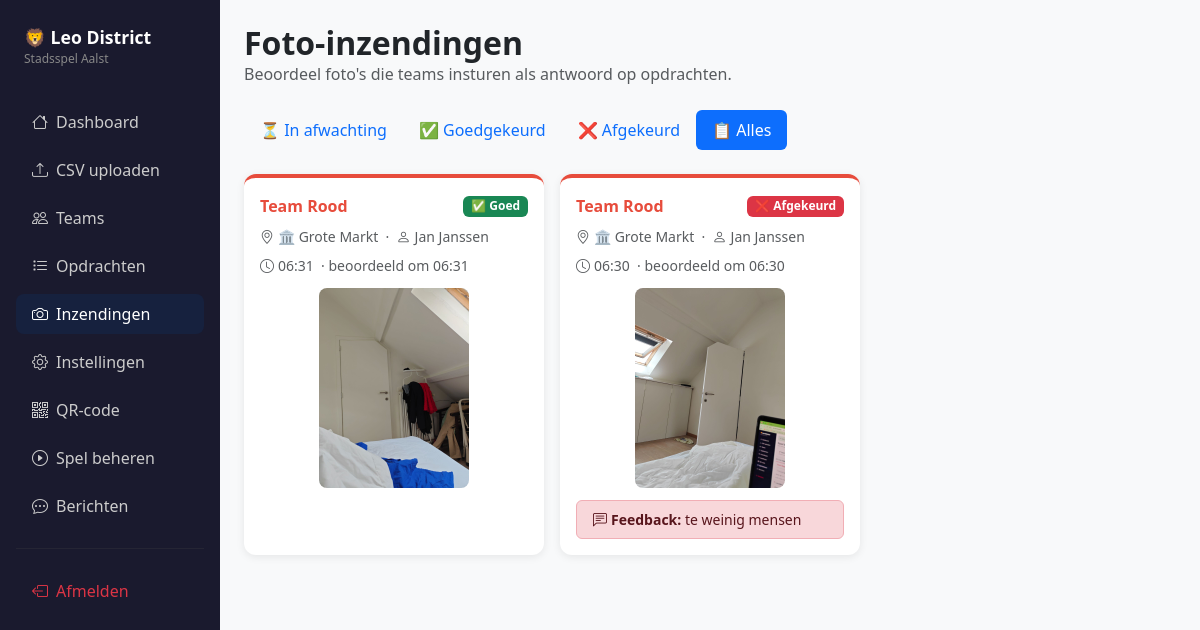
/admin/inzendingen?status=all (signed in), run on an earlier commit of the app's database.
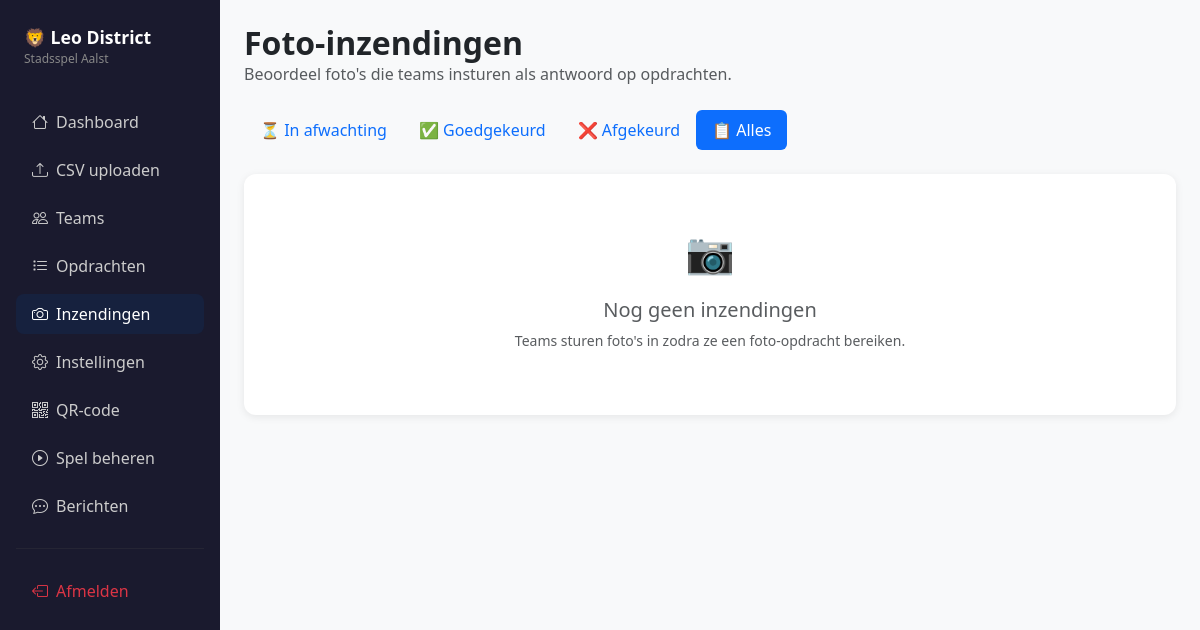
And on a later commit of the database.
### app.py (models this page shows, shortened)
class Team(db.Model):
    id = db.Column(db.Integer, primary_key=True)
    name = db.Column(db.String(50), nullable=False)
    color = db.Column(db.String(20), nullable=False)
    bg_color = db.Column(db.String(20), nullable=False)
    label = db.Column(db.String(20), nullable=False)
    current_step = db.Column(db.Integer, default=0)
    route_json = db.Column(db.String(200), nullable=False, default="[]")
    finished = db.Column(db.Boolean, default=False)
    finished_at = db.Column(db.DateTime, nullable=True)
    members = db.relationship("Participant", backref="team", lazy=True)
    messages = db.relationship("Message", backref="team", lazy=True,
                               order_by="Message.sent_at")
    photo_submissions = db.relationship("PhotoSubmission", backref="team", lazy=True)

class PhotoSubmission(db.Model):
    id = db.Column(db.Integer, primary_key=True)
    team_id = db.Column(db.Integer, db.ForeignKey("team.id"), nullable=False)
    location_id = db.Column(db.Integer, db.ForeignKey("location.id"), nullable=False)
    participant_name = db.Column(db.String(100), nullable=False)
    photo_filename = db.Column(db.String(200), nullable=False)
    caption = db.Column(db.Text, nullable=True)
    submitted_at = db.Column(db.DateTime, default=datetime.utcnow)
    status = db.Column(db.String(20), default="pending")  # pending | approved | rejected
    feedback = db.Column(db.Text, nullable=True)
    reviewed_at = db.Column(db.DateTime, nullable=True)

class Location(db.Model):
    id = db.Column(db.Integer, primary_key=True)
    order_index = db.Column(db.Integer, nullable=False, default=0)
    name = db.Column(db.String(100), nullable=False)
    emoji = db.Column(db.String(10), nullable=False, default="📍")
    clue = db.Column(db.Text, nullable=False, default="")
    challenge = db.Column(db.Text, nullable=False, default="")
    arrival_hint = db.Column(db.String(500), nullable=True)
    answer_type = db.Column(db.String(10), nullable=False, default="code")  # 'code' or 'photo'
    secret_code = db.Column(db.String(50), nullable=True)
    challenge_image = db.Column(db.String(200), nullable=True)  # optional image shown with the challenge
    submissions = db.relationship("PhotoSubmission", backref="location", lazy=True)

### app.py (the view)
@app.route("/admin/inzendingen")
@admin_required
def admin_inzendingen():
    filter_status = request.args.get("status", "pending")
    query = PhotoSubmission.query
    if filter_status != "all":
        query = query.filter_by(status=filter_status)
    submissions = query.order_by(PhotoSubmission.submitted_at.desc()).all()
    teams = {t.id: t for t in Team.query.all()}
    locations = {loc.id: loc for loc in Location.query.all()}
    return render_template(
        "admin/inzendingen.html",
        submissions=submissions,
        teams=teams,
        locations=locations,
        filter_status=filter_status,
        pending_count=pending_submissions_count(),
    )

### app.py (called while the page is built)
def admin_required(f):
    from functools import wraps
    @wraps(f)
    def decorated(*args, **kwargs):
        if not session.get("admin_logged_in"):
            return redirect(url_for("admin_login"))
        return f(*args, **kwargs)
    return decorated

def pending_submissions_count():
    return PhotoSubmission.query.filter_by(status="pending").count()

### templates/admin/inzendingen.html (shortened to what this page needs)
{% extends "base_admin.html" %}
{% block content %}
<div class="d-flex align-items-center mb-4">
  <div>
    <h2 class="fw-bold mb-0">Foto-inzendingen</h2>
    <p class="text-muted mb-0">Beoordeel foto's die teams insturen als antwoord op opdrachten.</p>
  </div>
</div>
<ul class="nav nav-pills mb-4">
  <li class="nav-item">
    <a class="nav-link {% if filter_status == 'pending' %}active{% endif %}"
       href="{{ url_for('admin_inzendingen', status='pending') }}">
      ⏳ In afwachting
    </a>
  </li>
  <li class="nav-item">
    <a class="nav-link {% if filter_status == 'approved' %}active{% endif %}"
       href="{{ url_for('admin_inzendingen', status='approved') }}">
      ✅ Goedgekeurd
    </a>
  </li>
  <li class="nav-item">
    <a class="nav-link {% if filter_status == 'rejected' %}active{% endif %}"
       href="{{ url_for('admin_inzendingen', status='rejected') }}">
      ❌ Afgekeurd
    </a>
  </li>
  <li class="nav-item">
    <a class="nav-link {% if filter_status == 'all' %}active{% endif %}"
       href="{{ url_for('admin_inzendingen', status='all') }}">
      📋 Alles
    </a>
  </li>
</ul>
{% if not submissions %}
<div class="card">
  <div class="card-body text-center p-5">
    <div class="fs-1 mb-3">📷</div>
    <h5 class="text-muted">
      {% if filter_status == 'pending' %}Geen inzendingen in afwachting
      {% elif filter_status == 'approved' %}Nog niets goedgekeurd
      {% elif filter_status == 'rejected' %}Nog niets afgekeurd
      {% else %}Nog geen inzendingen
      {% endif %}
    </h5>
    <p class="text-muted small">Teams sturen foto's in zodra ze een foto-opdracht bereiken.</p>
  </div>
</div>
{% else %}
<div class="row g-3">
  {% for sub in submissions %}
  {% set team = teams[sub.team_id] %}
  {% set loc = locations[sub.location_id] %}
  <div class="col-sm-6 col-xl-4">
    <div class="card h-100" style="border-top: 4px solid {{ team.color if team else '#aaa' }};">
      <div class="card-body p-3 d-flex flex-column gap-2">
        <div class="d-flex align-items-center gap-2">
          <span class="fw-bold" style="color:{{ team.color if team else '#aaa' }}">
            {{ team.name if team else 'Onbekend team' }}
          </span>
          <span class="ms-auto badge
            {% if sub.status == 'pending' %}bg-warning text-dark
            {% elif sub.status == 'approved' %}bg-success
            {% else %}bg-danger
            {% endif %}">
            {% if sub.status == 'pending' %}⏳ Wacht
            {% elif sub.status == 'approved' %}✅ Goed
            {% else %}❌ Afgekeurd
            {% endif %}
          </span>
        </div>
        <div class="small text-muted">
          <i class="bi bi-geo-alt me-1"></i>{{ loc.emoji if loc else '' }} {{ loc.name if loc else 'Onbekend' }}
          &nbsp;·&nbsp;
          <i class="bi bi-person me-1"></i>{{ sub.participant_name }}
        </div>
        <div class="small text-muted">
          <i class="bi bi-clock me-1"></i>{{ sub.submitted_at.strftime('%H:%M') }}
          {% if sub.reviewed_at %}
          &nbsp;·&nbsp;beoordeeld om {{ sub.reviewed_at.strftime('%H:%M') }}
          {% endif %}
        </div>
        <div class="text-center my-1" style="flex-shrink:0;">
          <img src="{{ url_for('uploaded_file', filename=sub.photo_filename) }}"
               alt="inzending"
               style="max-width:100%; max-height:200px; border-radius:8px; cursor:pointer; object-fit:cover;"
               onclick="openLightbox(this.src)">
        </div>
        {% if sub.status == 'rejected' and sub.feedback %}
        <div class="alert alert-danger py-2 px-3 mb-0 small">
          <i class="bi bi-chat-left-text me-1"></i><strong>Feedback:</strong> {{ sub.feedback }}
        </div>
        {% endif %}
      </div>
    </div>
  </div>
  {% endfor %}
</div>
{% endif %}
{% endblock %}

### templates/base_admin.html (shortened to what this page needs)
<!DOCTYPE html>
<html lang="nl">
<head>
  <link rel="stylesheet" href="https://cdn.jsdelivr.net/npm/bootstrap@5.3.3/dist/css/bootstrap.min.css">
  <link rel="stylesheet" href="https://cdn.jsdelivr.net/npm/bootstrap-icons@1.11.3/font/bootstrap-icons.min.css">
</head>
<body>
<div class="container-fluid p-0">
  <div class="row g-0">
    <div class="col-auto sidebar p-3" style="width:220px;">
      <div class="mb-4 p-2">
        <div class="logo-text">🦁 Leo District</div>
        <div class="logo-sub">Stadsspel Aalst</div>
      </div>
      <nav class="nav flex-column gap-1">
        <a class="nav-link {% if request.endpoint == 'admin_dashboard' %}active{% endif %}" href="{{ url_for('admin_dashboard') }}">
          <i class="bi bi-house me-2"></i>Dashboard
        </a>
        <a class="nav-link {% if request.endpoint == 'admin_upload' %}active{% endif %}" href="{{ url_for('admin_upload') }}">
          <i class="bi bi-upload me-2"></i>CSV uploaden
        </a>
        <a class="nav-link {% if request.endpoint == 'admin_groups' %}active{% endif %}" href="{{ url_for('admin_groups') }}">
          <i class="bi bi-people me-2"></i>Teams
        </a>
        <a class="nav-link {% if request.endpoint == 'admin_opdrachten' or request.endpoint and request.endpoint.startswith('admin_opdrachten') %}active{% endif %}" href="{{ url_for('admin_opdrachten') }}">
          <i class="bi bi-list-task me-2"></i>Opdrachten
        </a>
        <a class="nav-link {% if request.endpoint == 'admin_inzendingen' or request.endpoint == 'admin_approve_submission' or request.endpoint == 'admin_reject_submission' %}active{% endif %} position-relative" href="{{ url_for('admin_inzendingen') }}">
          <i class="bi bi-camera me-2"></i>Inzendingen
        </a>
        <a class="nav-link {% if request.endpoint == 'admin_settings' %}active{% endif %}" href="{{ url_for('admin_settings') }}">
          <i class="bi bi-gear me-2"></i>Instellingen
        </a>
        <a class="nav-link {% if request.endpoint == 'admin_qr' %}active{% endif %}" href="{{ url_for('admin_qr') }}">
          <i class="bi bi-qr-code me-2"></i>QR-code
        </a>
        <a class="nav-link {% if request.endpoint == 'admin_game' %}active{% endif %}" href="{{ url_for('admin_game') }}">
          <i class="bi bi-play-circle me-2"></i>Spel beheren
        </a>
        <a class="nav-link {% if request.endpoint == 'admin_messages' %}active{% endif %} position-relative" href="{{ url_for('admin_messages') }}">
          <i class="bi bi-chat-dots me-2"></i>Berichten
        </a>
        <hr style="border-color:#444;">
        <a class="nav-link text-danger" href="{{ url_for('admin_logout') }}">
          <i class="bi bi-box-arrow-left me-2"></i>Afmelden
        </a>
      </nav>
    </div>
    <div class="col p-4">
      {% block content %}{% endblock %}
    </div>
  </div>
</div>
</body>
</html>

### templates/base_admin.html (style rules this page uses)
body { background: #f8f9fa; }
.sidebar { min-height: 100vh; background: #1a1a2e; }
.sidebar .nav-link { color: #ccc; border-radius: 8px; margin: 2px 0; }
.sidebar .nav-link:hover, .sidebar .nav-link.active { background: #16213e; color: #fff; }
.sidebar .nav-link i { width: 20px; }
.logo-text { color: #fff; font-weight: 700; font-size: 1.1rem; }
.logo-sub { color: #888; font-size: 0.75rem; }
.card { border: none; border-radius: 12px; box-shadow: 0 2px 8px rgba(0,0,0,.08); }

What changed in the data, as far as the page shows it:
removed PhotoSubmission: status "✅ Goed", participant_name "Jan Janssen", submitted_at "06:31", reviewed_at "06:31", photo_filename (picture)
no longer on this page (row edited): Team: name "Team Rood"
no longer on this page (row unchanged): Location: emoji "🏛️", name "Grote Markt"
removed PhotoSubmission: status "❌ Afgekeurd", participant_name "Jan Janssen", submitted_at "06:30", reviewed_at "06:30", photo_filename (picture), feedback "te weinig mensen"
Also different on the page:
text now shown: "📷 Nog geen inzendingen Teams sturen foto's in zodra ze een foto-opdracht bereiken."
